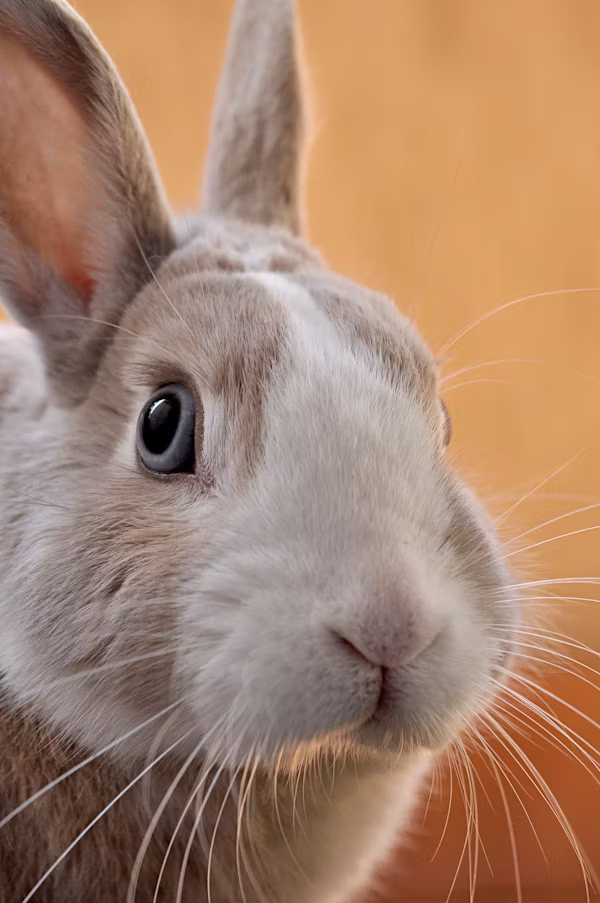
#> input picture dataset/rabbit.png, 600 x 903 px
$ jupyter execute --allow-errors image_compression.ipynb
#> lines starting #> are read from the running program, lines starting #| are printed output that depends on the picture
[cell 1]
import numpy as np
from PIL import Image
import cv2
from matplotlib import pyplot as plt

[cell 2]
image = Image.open('../dataset/rabbit.png')
#> image is the input picture: PIL image 600x903 RGB; mean R, G, B 167.2, 131.7, 108.8

plt.figure(figsize=[10,6])

plt.imshow(image);

print(f"\n Actually Numpy already splits image into three chanels (RGB) red, green and blue: \n\n {np.array(image).shape}")
#|  Actually Numpy already splits image into three chanels (RGB) red, green and blue:
#|  (903, 600, 3)

[cell 3]
# rescaling image data
# np.array(image) -> converts the image object into a NumPy array
# np.array(image).max() -> find the maximum pixel value in the image array. For most standard images, the maximum pixel value is usually 255 (the highest intensity in an 8-bit color image).

scaled_image = np.array(image) / np.array(image).max()

[cell 4]
# Separate data into 3 channels: blue, green, red.
# For applying PCA it is more convenient to separate 3d array into three 2d arrays and afterwards merge them back/reconstruct image.

blue, green, red = np.array(scaled_image)[:,:,0], np.array(scaled_image)[:,:,1], np.array(scaled_image)[:,:,2]
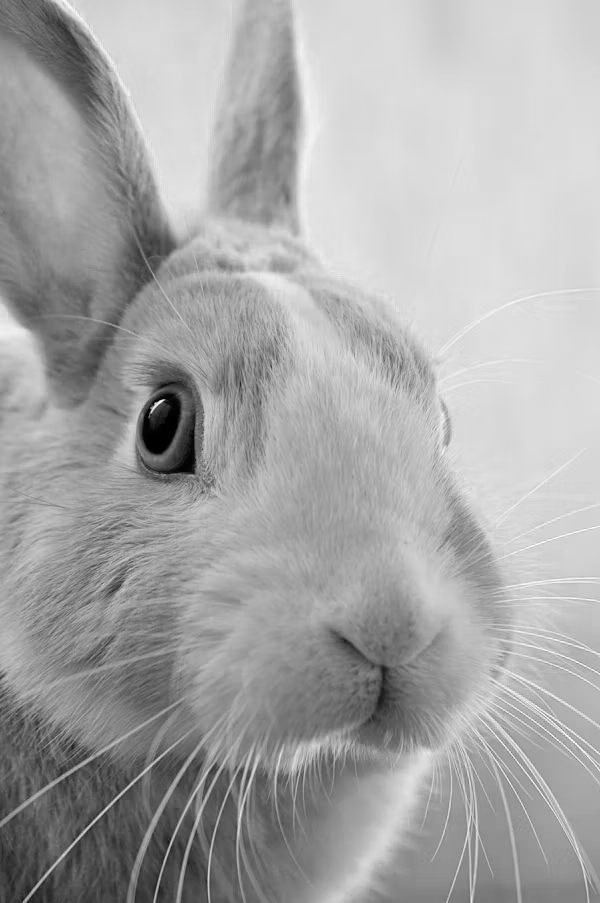
#> blue: shape (903, 600) float64; min 0, max 1, mean 0.656
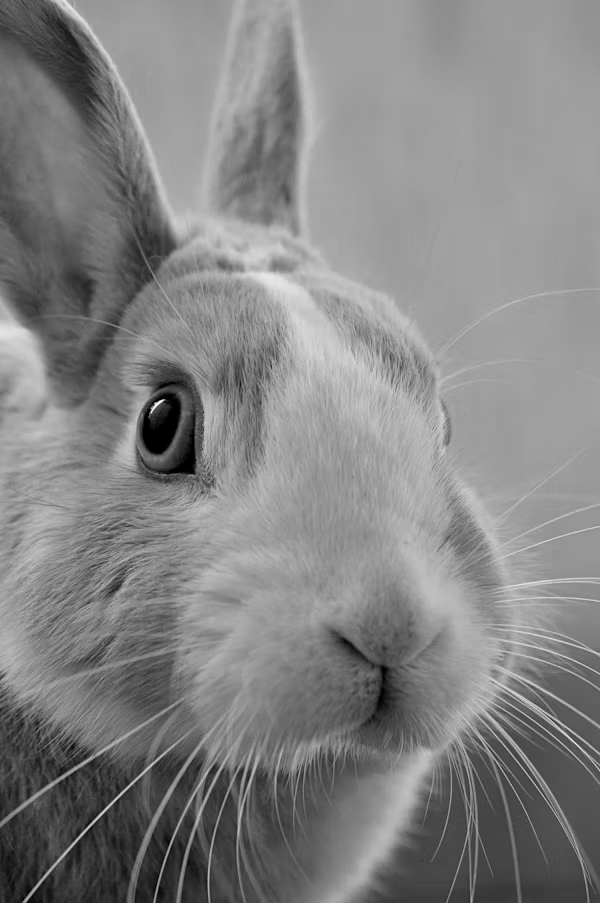
#> green: shape (903, 600) float64; min 0, max 1, mean 0.516
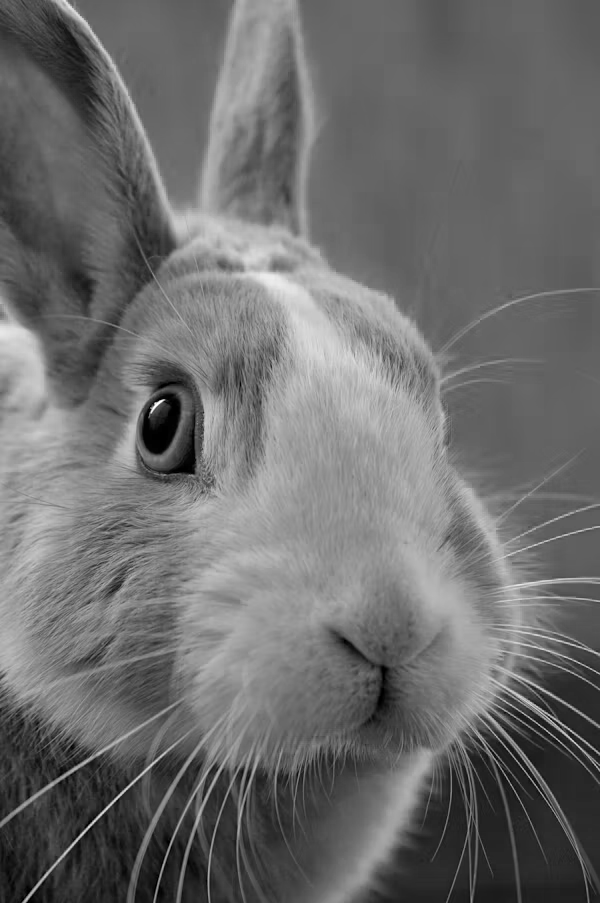
#> red: shape (903, 600) float64; min 0, max 1, mean 0.427

print(f"\n blue shape: {blue.shape}, green shape: {green.shape}, red shape: {red.shape}")
#|  blue shape: (903, 600), green shape: (903, 600), red shape: (903, 600)

[cell 5]
colors={'blue':blue,'green':green,'red':red}

fig = plt.figure(figsize=(10, 7))

for i,ii in zip(colors,range(0,len(colors),1)):

    plt.subplot(1,3,ii+1)

    plt.imshow(colors[i])

    plt.title(str(i))
#> this loop made 3 passes
#> i on passes 1 to 3: 'blue', 'green', 'red'

plt.show()

[cell 6]
# Obtain the covariance matrix
red_cov_mat = np.cov(red.T)
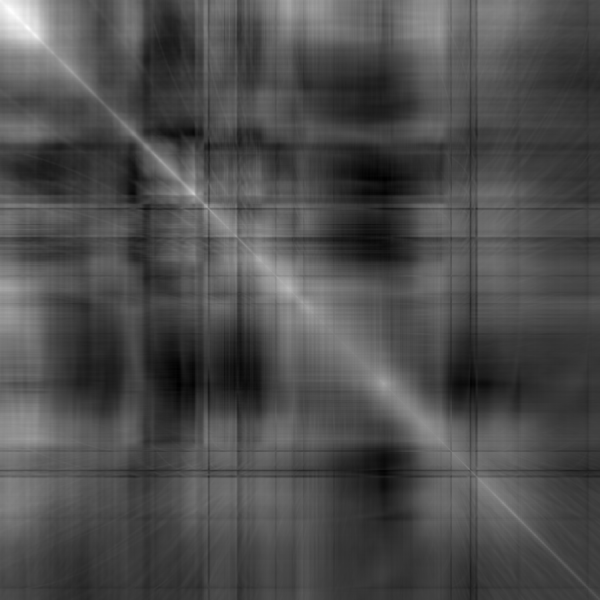
#> red_cov_mat: shape (600, 600) float64; min -0.00515, max 0.0435, mean 0.00961; drawn with min black and max white
green_cov_mat = np.cov(green.T)
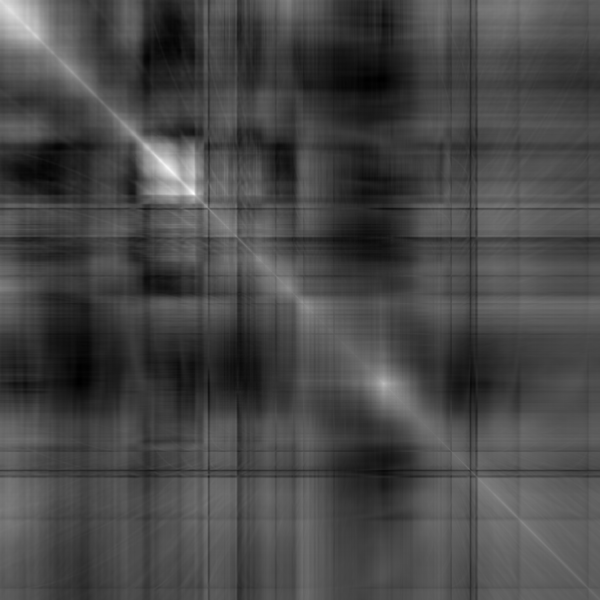
#> green_cov_mat: shape (600, 600) float64; min -0.0028, max 0.0394, mean 0.00914; drawn with min black and max white
blue_cov_mat = np.cov(blue.T)
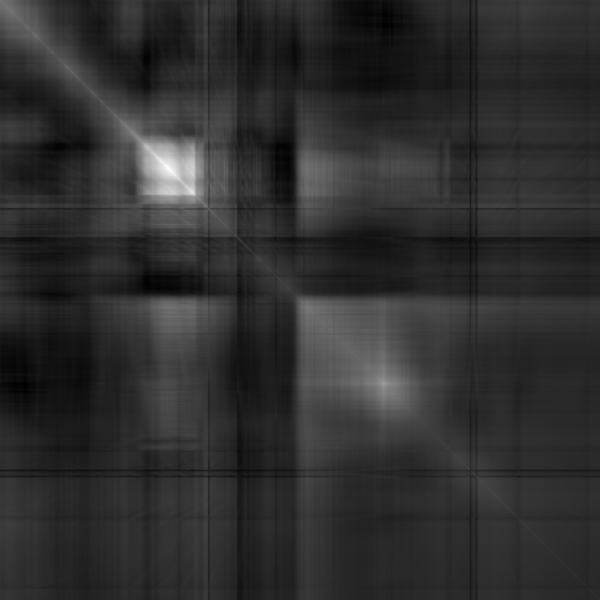
#> blue_cov_mat: shape (600, 600) float64; min -0.0019, max 0.0598, mean 0.0095; drawn with min black and max white

# Perform eigendecomposition
red_eig_vals, red_eig_vecs = np.linalg.eig(red_cov_mat)
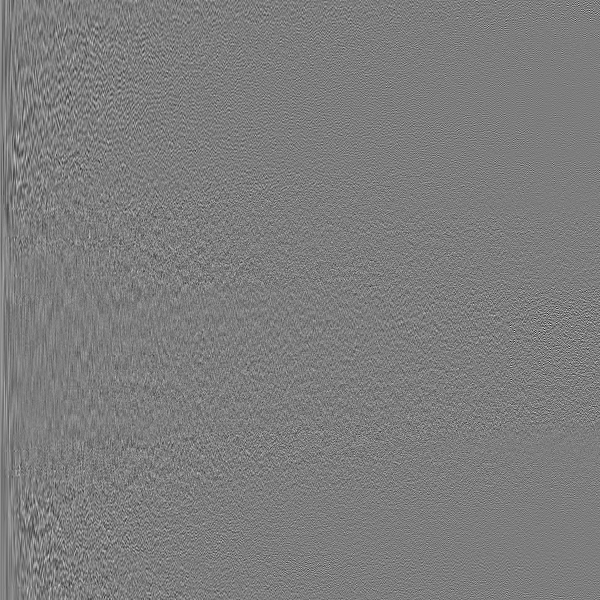
#> red_eig_vecs: shape (600, 600) float64; min -0.301, max 0.31, mean 7.49e-05; drawn with min black and max white
#> red_eig_vals = 600 values, max 6.28 at index 0, min 3.39e-07 at index 510, mean 0.0223
green_eig_vals, green_eig_vecs = np.linalg.eig(green_cov_mat)
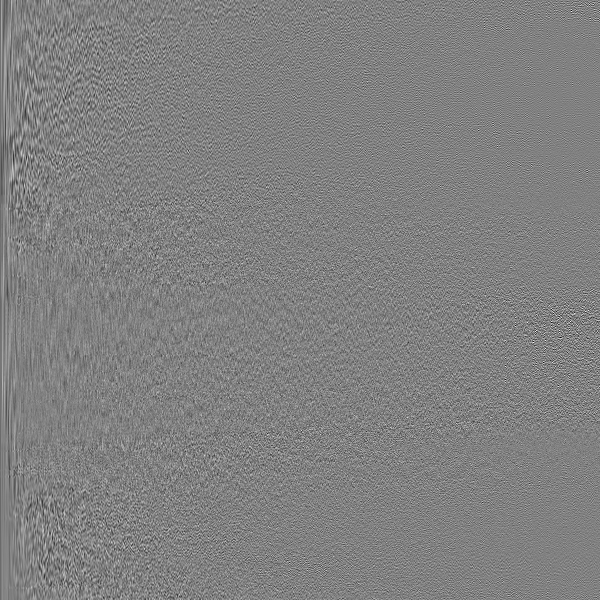
#> green_eig_vecs: shape (600, 600) float64; min -0.286, max 0.279, mean -3.83e-05; drawn with min black and max white
#> green_eig_vals = 600 values, max 5.73 at index 0, min 2.93e-07 at index 505, mean 0.0204
blue_eig_vals, blue_eig_vecs = np.linalg.eig(blue_cov_mat)
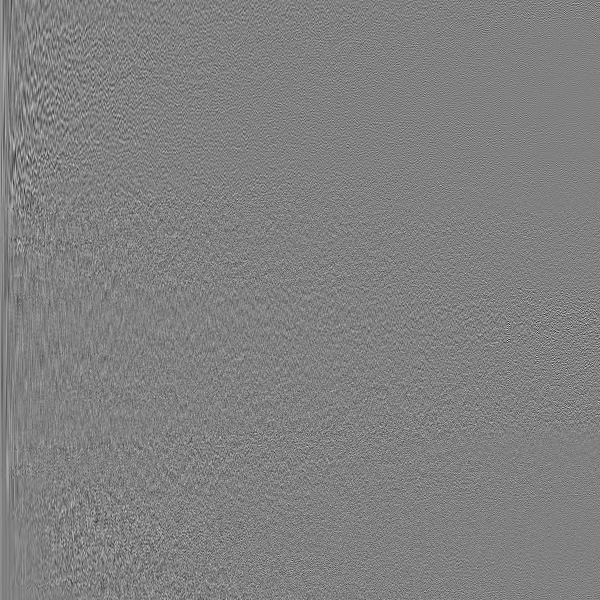
#> blue_eig_vecs: shape (600, 600) float64; min -0.319, max 0.312, mean 7.42e-05; drawn with min black and max white
#> blue_eig_vals = 600 values, max 6.12 at index 0, min 3.44e-07 at index 507, mean 0.0211

[cell 7]
eig_vals={'blue_eig_vals':blue_eig_vals,'green_eig_vals':green_eig_vals,'red_eig_vals':red_eig_vals}

fig = plt.figure(figsize=(16,4))

for i,ii in zip(eig_vals,range(0,len(eig_vals),1)):

    tot = sum(eig_vals[i]) # total variance

    var_exp = [(iii / tot) for iii in sorted(eig_vals[i], reverse=True) ] # Individual explained variance

    cum_var_exp = np.cumsum(var_exp) # Cumulative explained variance

    plt.subplot(1,3,ii+1)

    plt.bar(range(1,21),var_exp[:20], alpha = 0.5, label='Variance explained by individual component') # Taking 20 principal components

    plt.step(range(1,21),cum_var_exp[:20],where='mid',label='Joint explained variance')

    plt.ylabel('Explained variance')

    plt.xlabel('Sorted eigen values')

    plt.legend(loc=5,prop={'size':8})

    plt.title(str(i)[:-9])
#> this loop made 3 passes
#> (i, tot) on passes 1 to 3: ('blue_eig_vals', 12.68), ('green_eig_vals', 12.25), ('red_eig_vals', 13.36)

plt.show()
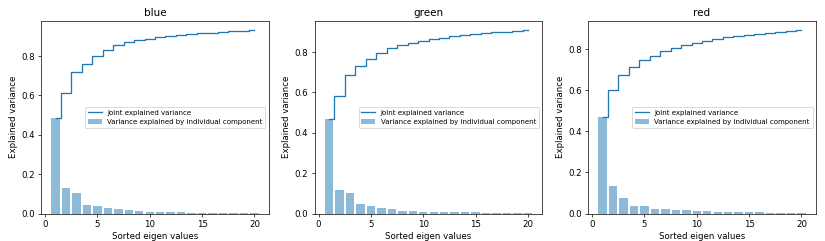
#> figure drawn by matplotlib, 3 panels; panel 1: tallest bar 0.483 high, from x = 0.6 to 1.4; panel 1: curve peaks at x = 20, y = 0.931; panel 2: tallest bar 0.468 high, from x = 0.6 to 1.4; panel 2: curve peaks at x = 20, y = 0.909

[cell 8]
# Sort eigenvalues in descending order
red_sorted_indices = np.argsort(red_eig_vals)[::-1]
#> red_sorted_indices = 600 values, max 599 at index 561, min 0 at index 0, mean 299.5
green_sorted_indices = np.argsort(green_eig_vals)[::-1]
#> green_sorted_indices = 600 values, max 599 at index 568, min 0 at index 0, mean 299.5
blue_sorted_indices = np.argsort(blue_eig_vals)[::-1]
#> blue_sorted_indices has the same summary as red_sorted_indices
